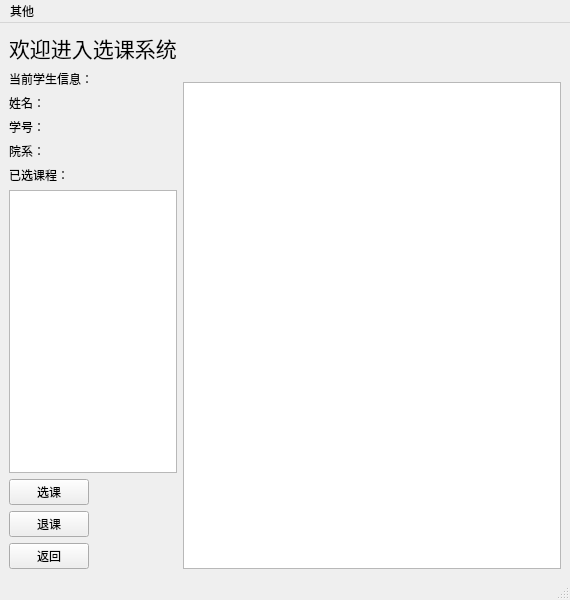
<?xml version="1.0" encoding="UTF-8"?>
<ui version="4.0">
 <class>Students_MainWindow</class>
 <widget class="QMainWindow" name="Students_MainWindow">
  <property name="geometry">
   <rect>
    <x>0</x>
    <y>0</y>
    <width>570</width>
    <height>600</height>
   </rect>
  </property>
  <property name="windowTitle">
   <string>Student</string>
  </property>
  <widget class="QWidget" name="centralwidget">
   <layout class="QGridLayout" name="gridLayout">
    <item row="0" column="0">
     <layout class="QHBoxLayout" name="horizontalLayout_5" stretch="2,5">
      <item>
       <layout class="QVBoxLayout" name="verticalLayout_4">
        <item>
         <layout class="QVBoxLayout" name="verticalLayout_3">
          <item>
           <widget class="QLabel" name="label">
            <property name="font">
             <font>
              <family>Microsoft YaHei UI</family>
              <pointsize>16</pointsize>
             </font>
            </property>
            <property name="text">
             <string>欢迎进入选课系统</string>
            </property>
           </widget>
          </item>
          <item>
           <widget class="QLabel" name="label_2">
            <property name="font">
             <font>
              <family>Microsoft YaHei UI</family>
             </font>
            </property>
            <property name="text">
             <string>当前学生信息：</string>
            </property>
           </widget>
          </item>
          <item>
           <layout class="QVBoxLayout" name="verticalLayout">
            <item>
             <layout class="QHBoxLayout" name="horizontalLayout" stretch="2,5">
              <property name="spacing">
               <number>6</number>
              </property>
              <property name="sizeConstraint">
               <enum>QLayout::SetDefaultConstraint</enum>
              </property>
              <item>
               <widget class="QLabel" name="label_3">
                <property name="enabled">
                 <bool>true</bool>
                </property>
                <property name="font">
                 <font>
                  <family>Microsoft YaHei UI</family>
                 </font>
                </property>
                <property name="text">
                 <string>姓名：</string>
                </property>
               </widget>
              </item>
              <item>
               <widget class="QLabel" name="label_std_name">
                <property name="text">
                 <string/>
                </property>
               </widget>
              </item>
             </layout>
            </item>
            <item>
             <layout class="QHBoxLayout" name="horizontalLayout_2" stretch="2,5">
              <property name="spacing">
               <number>6</number>
              </property>
              <property name="sizeConstraint">
               <enum>QLayout::SetDefaultConstraint</enum>
              </property>
              <item>
               <widget class="QLabel" name="label_4">
                <property name="font">
                 <font>
                  <family>Microsoft YaHei UI</family>
                 </font>
                </property>
                <property name="text">
                 <string>学号：</string>
                </property>
               </widget>
              </item>
              <item>
               <widget class="QLabel" name="label_std_num">
                <property name="text">
                 <string/>
                </property>
               </widget>
              </item>
             </layout>
            </item>
            <item>
             <layout class="QHBoxLayout" name="horizontalLayout_3" stretch="2,5">
              <item>
               <widget class="QLabel" name="label_5">
                <property name="font">
                 <font>
                  <family>Microsoft YaHei UI</family>
                 </font>
                </property>
                <property name="text">
                 <string>院系：</string>
                </property>
               </widget>
              </item>
              <item>
               <widget class="QLabel" name="label_std_college">
                <property name="text">
                 <string/>
                </property>
               </widget>
              </item>
             </layout>
            </item>
           </layout>
          </item>
          <item>
           <widget class="QLabel" name="label_6">
            <property name="font">
             <font>
              <family>Microsoft YaHei UI</family>
             </font>
            </property>
            <property name="text">
             <string>已选课程：</string>
            </property>
           </widget>
          </item>
          <item>
           <widget class="QTableWidget" name="tableWidget_selected_courses"/>
          </item>
          <item>
           <layout class="QHBoxLayout" name="horizontalLayout_4">
            <item>
             <layout class="QVBoxLayout" name="verticalLayout_2">
              <item>
               <widget class="QPushButton" name="pushButton_select">
                <property name="font">
                 <font>
                  <family>Microsoft YaHei UI</family>
                 </font>
                </property>
                <property name="text">
                 <string>选课</string>
                </property>
               </widget>
              </item>
              <item>
               <widget class="QPushButton" name="pushButton_withdraw">
                <property name="font">
                 <font>
                  <family>Microsoft YaHei UI</family>
                 </font>
                </property>
                <property name="text">
                 <string>退课</string>
                </property>
               </widget>
              </item>
              <item>
               <widget class="QPushButton" name="pushButton_return">
                <property name="font">
                 <font>
                  <family>Microsoft YaHei UI</family>
                 </font>
                </property>
                <property name="text">
                 <string>返回</string>
                </property>
               </widget>
              </item>
             </layout>
            </item>
            <item>
             <spacer name="horizontalSpacer">
              <property name="orientation">
               <enum>Qt::Horizontal</enum>
              </property>
              <property name="sizeHint" stdset="0">
               <size>
                <width>40</width>
                <height>20</height>
               </size>
              </property>
             </spacer>
            </item>
           </layout>
          </item>
         </layout>
        </item>
       </layout>
      </item>
      <item>
       <layout class="QVBoxLayout" name="verticalLayout_5">
        <item>
         <spacer name="horizontalSpacer_2">
          <property name="orientation">
           <enum>Qt::Horizontal</enum>
          </property>
          <property name="sizeHint" stdset="0">
           <size>
            <width>40</width>
            <height>50</height>
           </size>
          </property>
         </spacer>
        </item>
        <item>
         <widget class="QTableWidget" name="tableWidget_all_courses"/>
        </item>
       </layout>
      </item>
     </layout>
    </item>
   </layout>
  </widget>
  <widget class="QMenuBar" name="menubar">
   <property name="geometry">
    <rect>
     <x>0</x>
     <y>0</y>
     <width>570</width>
     <height>23</height>
    </rect>
   </property>
   <widget class="QMenu" name="menu">
    <property name="title">
     <string>其他</string>
    </property>
    <addaction name="action"/>
    <addaction name="action_2"/>
   </widget>
   <addaction name="menu"/>
  </widget>
  <widget class="QStatusBar" name="statusbar"/>
  <action name="action">
   <property name="text">
    <string>帮助</string>
   </property>
   <property name="font">
    <font>
     <family>Microsoft YaHei UI</family>
    </font>
   </property>
  </action>
  <action name="action_2">
   <property name="text">
    <string>关于</string>
   </property>
   <property name="font">
    <font>
     <family>Microsoft YaHei UI</family>
    </font>
   </property>
  </action>
 </widget>
 <resources/>
 <connections/>
</ui>
